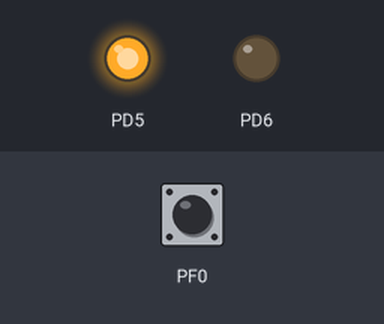
The program below on a simulated ATmega32U4, built with avr-gcc and emulated at 1 MHz. Parts: output pins drawn as LEDs (lit = HIGH). Dashed ring = blinking. The test bench sets the inputs (shaded band); at power-on: PF0 HIGH.

Above: at 2.8 s.
2.9 s: PF0 pulled LOW for 1.2 s
At 3.7 s:
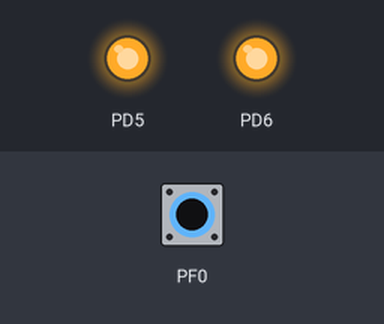
6.4 s: PF0 pulled LOW for 1.2 s
At 8.8 s:
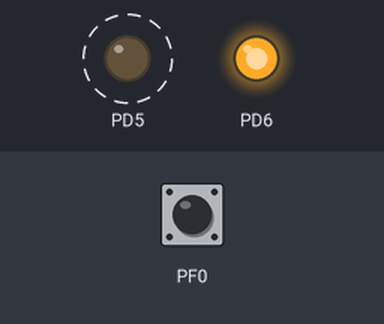
11.7 s: PF0 pulled LOW for 3.2 s
At 15.3 s:
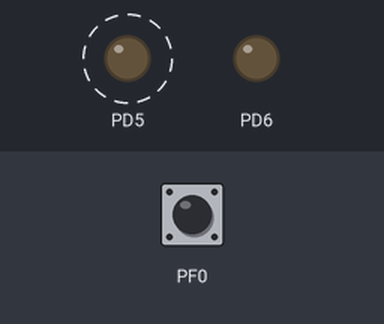
Timing chart, 0 to 25.0 s (numbered marks = the images above; inputs shaded):
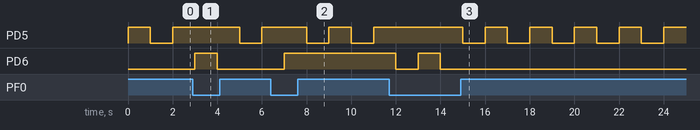

Measured:
- after the input at 2.9 s, PD6: LOW → HIGH after 0.10 s, → LOW 1.0 s later
- after the input at 6.4 s, PD6: LOW → HIGH after 0.60 s
- after the input at 11.7 s, PD6: HIGH → LOW after 0.30 s, → HIGH 1.0 s later, → LOW 1.0 s later
- by itself, PD5: alternates HIGH for 1.0 s and LOW for 1.0 s

The program:

main.c
```c
/* Created 05/22/2012 by Jordan McConnell at Sparkfun Electronics
 * This code is beerware, you know what I'm sayin'?
 *
 * Built on WinXP SP3 and WinAVR-20100110, AVRDUDE 5.10
 *
 * This code is a simple example of digital input for Sparkfun's
 * 32U4 Breakout Board using C and standard AVR libraries.  It
 * teaches you how to read the status of a digital pin to determine
 * whether its current status is HIGH or LOW.
 *
 * Pin PF0 is used as a digital input.  If its status is HIGH,
 * pin PD5 toggles each second, if it's status is LOW, pin PD6
 * toggles each second instead.
 *
 * The user can connect LED's to pins PD5 and PD6 or use a multimeter
 * to verify operation.  If pin PF0 is left unconnected, it's status
 * will be HIGH due to internal pullup resistors, and PD5 toggles.
 * If PF0 is connected to ground, PD6 toggles each second instead.
 */

// Libraries for register names and the delay function
#include <avr/io.h>
#include <util/delay.h>

// Macros to make bit manipulation easier
#define set_bit(address,bit) (address |= (1<<bit))
#define clear_bit(address,bit) (address &= ~(1<<bit))
#define toggle_bit(address,bit) (address ^= (1<<bit))

// This macro is for checking if a certain bit is set in a given register.
// This is useful here for checking the status of individual input pins.
#define check_bit(address,bit) ((address & (1<<bit)) == (1<<bit))

int main(void)
{
    // The following line sets bit 5 HIGH in register DDRD
    set_bit(DDRD,5); // Pin PD5 is now configured as an OUTPUT
    set_bit(DDRD,6); // Pin PD6 is now configured as an OUTPUT

    // The following line sets bit 0 LOW in register DDRF
    clear_bit(DDRF,0); // Pin PF0 is now configured as an INPUT
    set_bit(PORTF,0); // Turn on internal pullups for PF0

    while(1)
    {
        // PINF is the register you have to read to check if a particular
        // pin on port F (PFx) is HIGH or LOW
        if(check_bit(PINF,0))
        {
            // If PF0 is HIGH, toggle pin PD5's output status
            toggle_bit(PORTD,5);
        }
        else
        {
            // If PF0 is LOW, toggle pin PD6's output status
            toggle_bit(PORTD,6);
        }

        _delay_ms(1000); // Delay 1 second before checking PF0 again

    }

    return 0;
}
```
